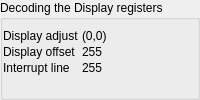
        <widget class="QGroupBox" name="groupBox_dec_Display">
         <property name="title">
          <string>Decoding the Display registers</string>
         </property>
         <layout class="QFormLayout" name="formLayout_2">
          <property name="fieldGrowthPolicy">
           <enum>QFormLayout::ExpandingFieldsGrow</enum>
          </property>
          <property name="horizontalSpacing">
           <number>3</number>
          </property>
          <property name="verticalSpacing">
           <number>2</number>
          </property>
          <property name="leftMargin">
           <number>0</number>
          </property>
          <property name="topMargin">
           <number>9</number>
          </property>
          <property name="rightMargin">
           <number>0</number>
          </property>
          <property name="bottomMargin">
           <number>0</number>
          </property>
          <item row="0" column="0">
           <widget class="QLabel" name="label_9">
            <property name="text">
             <string>Display adjust</string>
            </property>
           </widget>
          </item>
          <item row="0" column="1">
           <widget class="InteractiveLabel" name="label_dec_r18">
            <property name="toolTip">
             <string>Screen mode</string>
            </property>
            <property name="text">
             <string>(0,0)</string>
            </property>
           </widget>
          </item>
          <item row="1" column="0">
           <widget class="QLabel" name="label_10">
            <property name="text">
             <string>Display offset</string>
            </property>
           </widget>
          </item>
          <item row="1" column="1">
           <widget class="InteractiveLabel" name="label_dec_r23">
            <property name="toolTip">
             <string>Screen mode</string>
            </property>
            <property name="text">
             <string>255</string>
            </property>
           </widget>
          </item>
          <item row="2" column="0">
           <widget class="QLabel" name="label_11">
            <property name="text">
             <string>Interrupt line</string>
            </property>
           </widget>
          </item>
          <item row="2" column="1">
           <widget class="InteractiveLabel" name="label_dec_r19">
            <property name="toolTip">
             <string>Screen mode</string>
            </property>
            <property name="text">
             <string>255</string>
            </property>
           </widget>
          </item>
         </layout>
        </widget>
